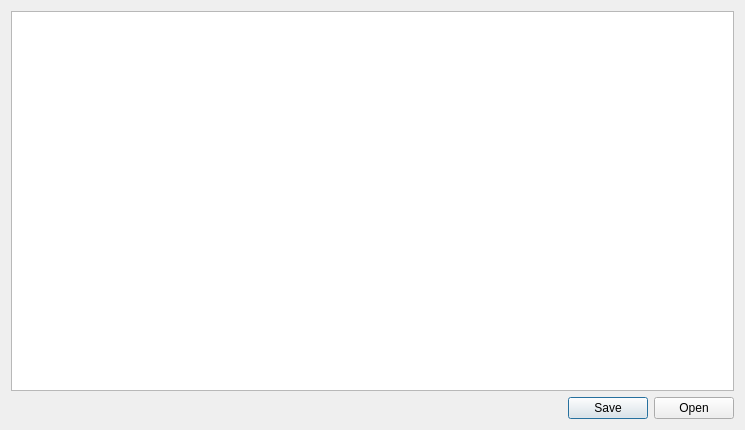
<?xml version="1.0" encoding="UTF-8"?>
<ui version="4.0">
 <class>Dialog</class>
 <widget class="QDialog" name="Dialog">
  <property name="geometry">
   <rect>
    <x>0</x>
    <y>0</y>
    <width>745</width>
    <height>430</height>
   </rect>
  </property>
  <property name="windowTitle">
   <string>Dialog</string>
  </property>
  <layout class="QVBoxLayout" name="verticalLayout">
   <item>
    <widget class="QPlainTextEdit" name="plainTextEdit"/>
   </item>
   <item>
    <widget class="QDialogButtonBox" name="buttonBox">
     <property name="standardButtons">
      <set>QDialogButtonBox::Open|QDialogButtonBox::Save</set>
     </property>
    </widget>
   </item>
  </layout>
 </widget>
 <resources/>
 <connections/>
</ui>
